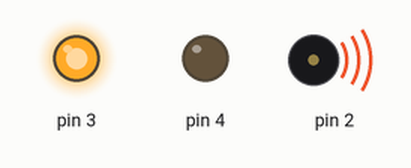
Recording of a sketch running on a simulated Arduino Uno, built with avr-gcc and run on an emulated ATmega328P. Parts: output pins drawn as LEDs (lit = HIGH), buzzer (waves = sounding).

Above: at 0.17 s.
At 2.62 s:
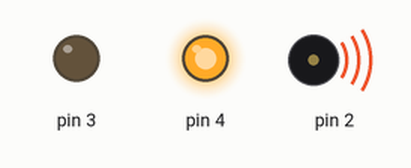
Timing chart, 0 to 3.0 s (numbered marks = the images above):
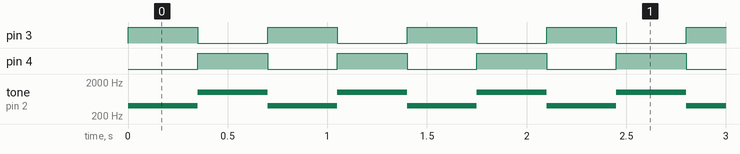

The sketch:

mezclados_EJ1.ino
```cpp
// C++ code
//
void setup()
{
  pinMode(2, OUTPUT);
  pinMode(3, OUTPUT);
  pinMode(4, OUTPUT);
}

void loop()
{
  digitalWrite(3, HIGH);
  digitalWrite(4, LOW);
  tone(2, 400);
  delay(350);
  digitalWrite(3, LOW);
  digitalWrite(4, HIGH);
  tone(2, 1000);
  delay(350);
}
```

Measured:
- by itself, pin 3, pin 4: alternates HIGH for 0.35 s and LOW for 0.35 s
- by itself, tone on pin 2: alternates 1000 Hz for 0.35 s and 400 Hz for 0.35 s
